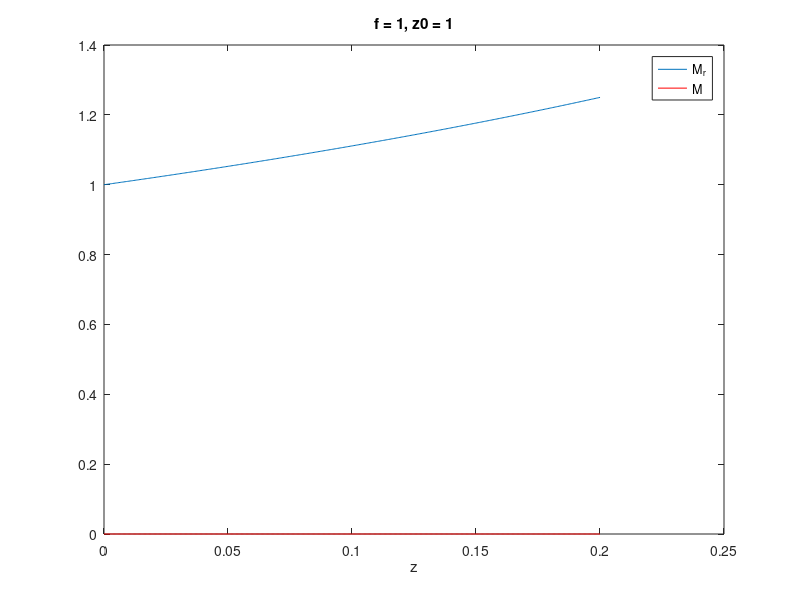

MATLAB code for this plot:
%% Given Radius of Curv at 2 points, find waist position (z1) and depth of
%% field (2*z0)

z1 = @(R1,R2,d) -d*(R2-d)./(R2-R1-2*d);
z0 = @(R1,R2,d) sqrt(-d*(R1+d).*(R2-d).*(R2-R1-d)./(R2-R1-2*d).^2);

d = 1;
r1 = -linspace(1,1000,400);
r2 = 100;
[R1 R2] = meshgrid(r1,r2);

Z1 = z1(R1,R2,d);
Z0 = z0(R1,R2,d);

plot(-R1'/r2,-Z1'/d);
xlabel('R1/R1');
ylabel('z1/d');
title('Gaussian Beam Waist Position as a Function of its Curvature at Two Points');

%% Lens Transformation
f = 1;
z0 = 1;
z = linspace(0,.2,400) + eps();


Mr = @(f,z)abs(f./(z-f));
M = @(f,z,z0) abs(f./(z-f))./sqrt(1+(z0./(z-f)));

plot(z,Mr(f,z));
xlabel('z');
hold on;
plot(z,M(f,z,z0),'r');
legend('M_r','M');
hold off;
title('f = 1, z0 = 1');

